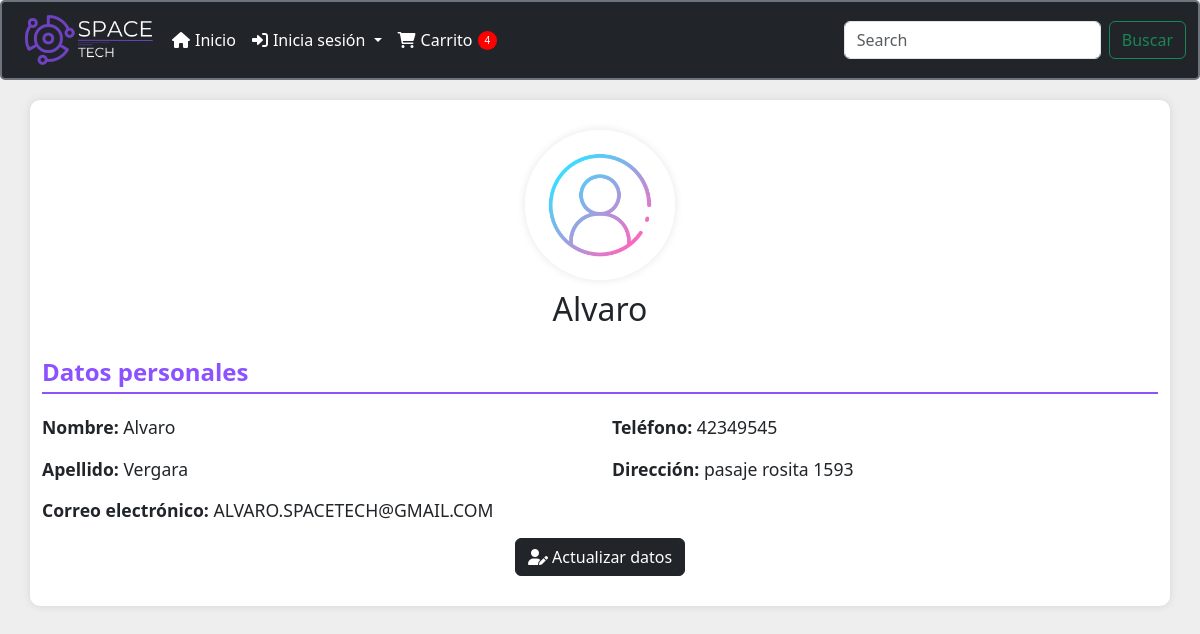
/profile/ (signed in), run on the app's committed database.
### menu/models.py (models this page shows, shortened)
class Usuario(models.Model):
    ROLE_CHOICES = [
        ('ADMIN', 'Administrador'),
        ('BODEGA', 'Bodeguero'),
        ('CLIENT', 'Cliente'),
    ]
    nombre_usuario = models.CharField(max_length=30)
    nombre = models.CharField(max_length=30)
    apellido = models.CharField(max_length=30)
    email = models.EmailField(unique=True)
    tfno = models.CharField(max_length=8, verbose_name="Telefono")
    clave = models.CharField(max_length=30)
    confirmar_clave = models.CharField(max_length=30)
    direccion = models.CharField(max_length=255, verbose_name="Dirección", null=True, blank=True)
    role = models.CharField(max_length=6, choices=ROLE_CHOICES)

### menu/views.py (the view)
# urls.py: path('profile/', views.profile_view, name='profile'),
def profile_view(request):
    if request.user.is_authenticated:
        try:
            perfil_usuario = Usuario.objects.get(email=request.user.email)
        except Usuario.DoesNotExist:
            perfil_usuario = None
        return render(request, 'profile.html', {'perfil_usuario': perfil_usuario})
    else:
        return redirect('login')

### menu/context_processors.py (called while the page is built)
def carrito_items_count(request):
    if request.user.is_authenticated:
        cart, created = Cart.objects.get_or_create(user=request.user)
        carrito_items_count = CartItem.objects.filter(cart=cart).aggregate(total_quantity=Sum('quantity'))['total_quantity'] or 0
    else:
        carrito_items_count = 0
    return {
        'carrito_items_count': carrito_items_count
    }

### menu/templates/profile.html (shortened to what this page needs)
<!DOCTYPE html>
<html lang="es">
<head>
    {% load static %}
    <link href="https://cdn.jsdelivr.net/npm/bootstrap@5.3.3/dist/css/bootstrap.min.css" rel="stylesheet">
    <link rel="stylesheet" href="https://cdnjs.cloudflare.com/ajax/libs/font-awesome/6.0.0-beta3/css/all.min.css" />
</head>
<body>
    {% include "plantilla/menu.html" %}
    <div class="container profile-container">
        <div class="profile-header">
            <img src="{% static 'img/login.png' %}" alt="Foto del usuario" class="profile-photo">
            <h2 class="profile-title">{{ perfil_usuario.nombre_usuario }}</h2>
        </div>
        <div class="profile-info">
            <h3 class="section-title">Datos personales</h3>
            <div class="row">
                <div class="col-md-6">
                    <p><strong>Nombre:</strong> {{ perfil_usuario.nombre }}</p>
                    <p><strong>Apellido:</strong> {{ perfil_usuario.apellido }}</p>
                    <p><strong>Correo electrónico:</strong> {{ perfil_usuario.email|upper }}</p>
                </div>
                <div class="col-md-6">
                    <p><strong>Teléfono:</strong> {{ perfil_usuario.tfno }}</p>
                    <p><strong>Dirección:</strong> {{ perfil_usuario.direccion }}</p>
                </div>
            </div>
        </div>
        <div class="text-center">
            <a href="{% url 'update_profile' %}" class="btn btn-dark"><i class="fas fa-user-edit"></i> Actualizar datos</a>
        </div>
    </div>
</body>
</html>

### menu/templates/profile.html (style rules this page uses)
body { background-color: #eff0f1; font-family: Arial, sans-serif; }
.profile-container { max-width: 700px; margin: auto; background-color: #fff; padding: 30px; border-radius: 10px; box-shadow: 0 0 10px rgba(0, 0, 0, 0.1); margin-top: 20px; }
.profile-header { text-align: center; margin-bottom: 30px; }
.profile-photo { width: 150px; height: 150px; object-fit: cover; border-radius: 50%; border: 5px solid #fff; box-shadow: 0 0 10px rgba(0, 0, 0, 0.1); }
.profile-title { margin-top: 10px; font-size: 2rem; color: #212529; }
.profile-info { margin-top: 30px; }
.profile-info p { font-size: 1.1rem; margin-bottom: 15px; color: #212529; }
.section-title { font-size: 1.5rem; font-weight: bold; color: #8C52FF; margin-bottom: 20px; border-bottom: 2px solid #8C52FF; padding-bottom: 5px; }

### data on the page
Usuario: nombre_usuario "Alvaro", nombre "Alvaro", apellido "Vergara", email "ALVARO.SPACETECH@GMAIL.COM", tfno "42349545", direccion "pasaje rosita 1593"

### other printed values
{{ carrito_items_count }} "4"
